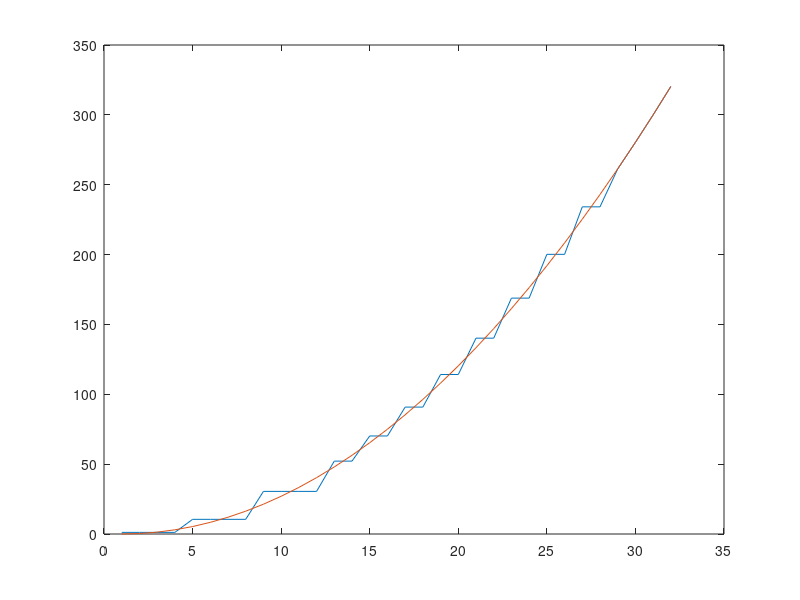
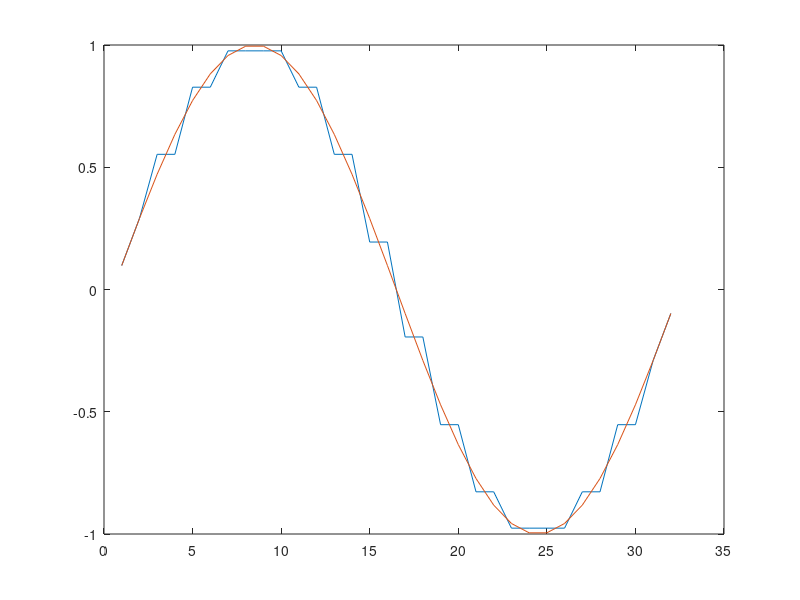

These figures' MATLAB source, in order:
x=[];
y=[];

for i = 0:31
    x = [x;i^2/3];
    y = [y;sin((2*i+1)*pi/32)];
end

n = 32;
H = [];
a=1/sqrt(n);
for i=1:n
    H(1,i)=a;
end
for k=1:n-1
    p=fix(log2(k));
    q=k-2^p+1;
    t1=n/2^p;
    sup=fix(q*t1);
    mid=fix(sup-t1/2);
    inf=fix(sup-t1);
    t2=2^(p/2)*a;
    for j=1:inf
        H(k+1,j)=0;
    end
    for j=inf+1:mid
        H(k+1,j)=t2;
    end
    for j=mid+1:sup
        H(k+1,j)=-t2;
    end
    for j=sup+1:n
        H(k+1,j)=0;
    end
end

haar_X = H * x;
haar_Y = H * y;

haar_X_abs = abs(haar_X);
haar_Y_abs = abs(haar_Y);

[sort_X,index_X] = sortrows(haar_X_abs,1);
[sort_Y,index_Y] = sortrows(haar_Y_abs,1);

Xsmallest = index_X(1:17);
Ysmallest = index_Y(1:17);

for i = 1:17
    haar_X(index_X(i)) = 0;
    haar_Y(index_Y(i)) = 0;
end

inv_X = H\haar_X;
inv_Y = H\haar_Y;


figure(1);
plot(inv_X);
hold on;
plot(x);

figure(2);
plot(inv_Y);
hold on;
plot(y);
